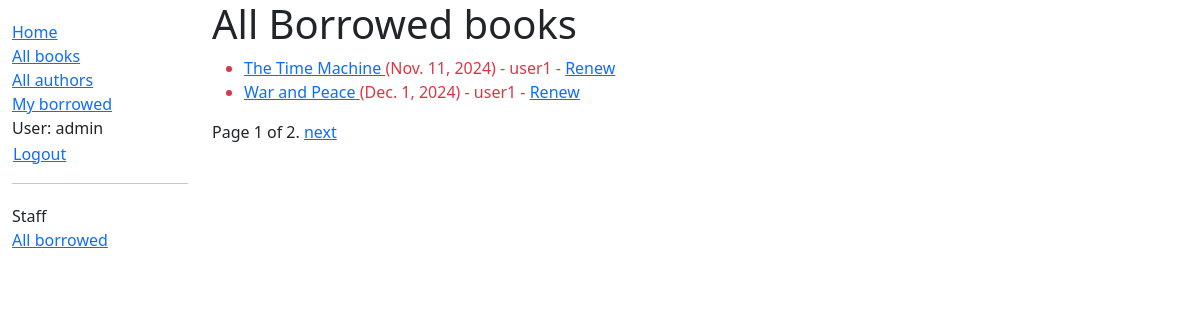
/catalog/borrowed/ (signed in), run on an earlier commit of the app's database.
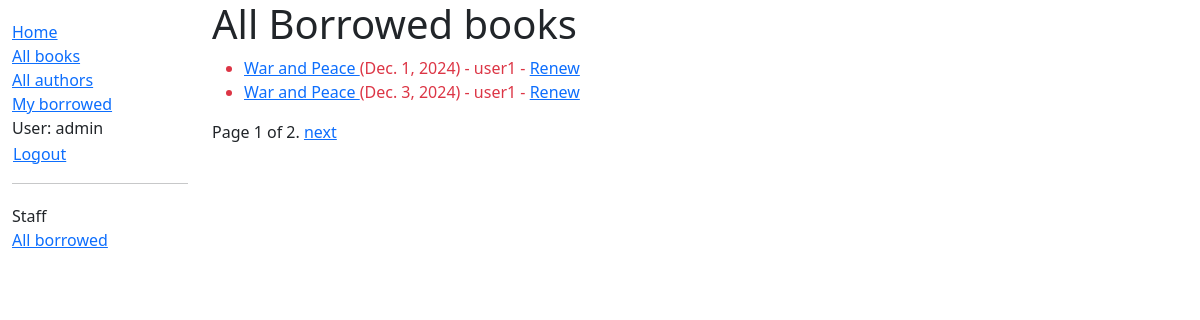
And on a later commit of the database.
### catalog/models.py (models this page shows, shortened)
class BookInstance(models.Model):
    id = models.UUIDField(primary_key=True, default=uuid.uuid4, help_text="Unique ID for this particular book across whole library")
    book = models.ForeignKey('Book', on_delete=models.RESTRICT, null=True)
    imprint = models.CharField(max_length=200)
    due_back = models.DateField(null=True, blank=True)
    borrower = models.ForeignKey(settings.AUTH_USER_MODEL, on_delete=models.SET_NULL, null=True, blank=True)
    LOAN_STATUS = (
        ('m', 'Maintenance'),
        ('o', 'On loan'),
        ('a', 'Available'),
        ('r', 'Reserved'),
    )
    status = models.CharField(
        max_length=1,
        choices=LOAN_STATUS,
        blank=True,
        default='m',
        help_text='Book availability',
    )
    class Meta:
        ordering=['due_back']
        permissions = (('can_mark_returned', 'Set book as returned'), )
    @property
    def is_overdue(self):
        return bool(self.due_back and date.today() > self.due_back)

class Book(models.Model):
    title = models.CharField(max_length=200)
    author = models.ForeignKey('Author', on_delete=models.RESTRICT, null=True)
    summary = models.TextField(max_length=1000, help_text="Enter a brief description of the book")
    isbn = models.CharField('ISBN', max_length=13, unique=True, help_text='13 Character <a href="https://www.isbn-international.org/content/what-isbn''">ISBN number</a>')
    genre = models.ManyToManyField(Genre, help_text="Select a genre for this book")
    def display_genre(self):
        """Create a string for the genre. This is required to display genre in Admin."""
        return ', '.join(genre.name for genre in self.genre.all()[:3])
    display_genre.short_description = "Genre"

### catalog/views.py (the view)
# urls.py: path('borrowed/', views.LoanedBooksAllListView.as_view(), name='all-borrowed'),
class LoanedBooksAllListView(PermissionRequiredMixin, generic.ListView):
    model = BookInstance
    permission_required = 'catalog.can_mark_returned'
    template_name = 'catalog/bookinstance_list_borrowed_all.html'
    paginate_by = 2
    def get_queryset(self):
        return BookInstance.objects.filter(status__exact='o').order_by('due_back')

### catalog/templates/catalog/bookinstance_list_borrowed_all.html
{% extends "base_generic.html" %}
{% block content %}
    <h1>All Borrowed books</h1>
    {% if bookinstance_list %}
    <ul>
        {% for bookinst in bookinstance_list %}
            <li class="{% if bookinst.is_overdue %}text-danger{% endif %}">
                <a href="{% url 'book-detail' bookinst.book.pk %}">
                    {{ bookinst.book.title }}
                </a>
                ({{ bookinst.due_back }})
                {% if user.is_staff %}
                    - {{ bookinst.borrower }}
                {% endif %}
                {% if perms.catalog.can_mark_returned %}- <a href="{% url 'renew-book-librarian' bookinst.id %}">Renew</a>{% endif %}
            </li>
        {% endfor %}
    </ul>
    {% else %}
    <p>There are no books borrowed.</p>
    {% endif %}
{% endblock %}

What changed in the data, as far as the page shows it:
no longer on this page (row edited): BookInstance: book "The Time Machine", due_back "Nov. 11, 2024", borrower "user1"
now on this page (row unchanged): BookInstance: book "War and Peace", due_back "Dec. 3, 2024", borrower "user1"
